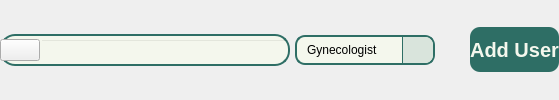
              <widget class="QWidget" name="Buttons" native="true">
               <property name="sizePolicy">
                <sizepolicy hsizetype="Expanding" vsizetype="Preferred">
                 <horstretch>0</horstretch>
                 <verstretch>0</verstretch>
                </sizepolicy>
               </property>
               <property name="minimumSize">
                <size>
                 <width>0</width>
                 <height>0</height>
                </size>
               </property>
               <property name="styleSheet">
                <string notr="true">#SearchBar {
	background-color: #F4F7ED;
	border: 2px solid #2E6E65; 
    border-radius: 15px;
}
#Search{
	background-color: transparent ;
	font: 300 14pt &quot;Lexend Light&quot;;
}
#AddUserButton {
	text-align: center;
}
QComboBox {
    background-color: #F4F7ED;
    border: 2px solid #2E6E65;
    border-radius: 10px;
    padding: 5px 10px;
	font: 300 12pt &quot;Lexend Light&quot;;
}
QComboBox::drop-down {
    subcontrol-origin: padding;
    subcontrol-position: top right;
    width: 30px;
    border-left: 1px solid #2E6E65;
    background-color: #D9E4DC;
    border-top-right-radius: 8px;
    border-bottom-right-radius: 8px;
}
QComboBox::down-arrow {
    image: url(:/lucide/icons/chevron-down.svg);
    width: 20px;
    height: 20px;
}
QComboBox QAbstractItemView {
    background-color: #F4F7ED;
    selection-background-color: #CCE3D0;
    border: 1px solid #2E6E65;
    border-radius: 2px;
    outline: 0;  
	font: 300 12pt &quot;Lexend Light&quot;;
}

</string>
               </property>
               <layout class="QHBoxLayout" name="horizontalLayout">
                <property name="spacing">
                 <number>5</number>
                </property>
                <property name="leftMargin">
                 <number>0</number>
                </property>
                <property name="rightMargin">
                 <number>0</number>
                </property>
                <item>
                 <widget class="QWidget" name="SearchBar" native="true">
                  <property name="sizePolicy">
                   <sizepolicy hsizetype="Expanding" vsizetype="Fixed">
                    <horstretch>0</horstretch>
                    <verstretch>0</verstretch>
                   </sizepolicy>
                  </property>
                  <property name="minimumSize">
                   <size>
                    <width>290</width>
                    <height>0</height>
                   </size>
                  </property>
                  <property name="maximumSize">
                   <size>
                    <width>400</width>
                    <height>16777215</height>
                   </size>
                  </property>
                  <layout class="QHBoxLayout" name="horizontalLayout_2">
                   <property name="spacing">
                    <number>0</number>
                   </property>
                   <property name="leftMargin">
                    <number>0</number>
                   </property>
                   <property name="topMargin">
                    <number>5</number>
                   </property>
                   <property name="rightMargin">
                    <number>0</number>
                   </property>
                   <property name="bottomMargin">
                    <number>5</number>
                   </property>
                   <item>
                    <widget class="QPushButton" name="Icon">
                     <property name="text">
                      <string/>
                     </property>
                     <property name="icon">
                      <iconset resource="../Images/resources.qrc">
                       <normaloff>:/lucide/icons/search.svg</normaloff>:/lucide/icons/search.svg</iconset>
                     </property>
                     <property name="iconSize">
                      <size>
                       <width>30</width>
                       <height>30</height>
                      </size>
                     </property>
                    </widget>
                   </item>
                   <item>
                    <widget class="QLineEdit" name="Search">
                     <property name="sizePolicy">
                      <sizepolicy hsizetype="Expanding" vsizetype="Expanding">
                       <horstretch>0</horstretch>
                       <verstretch>0</verstretch>
                      </sizepolicy>
                     </property>
                    </widget>
                   </item>
                  </layout>
                 </widget>
                </item>
                <item>
                 <widget class="QComboBox" name="Specialty">
                  <property name="sizePolicy">
                   <sizepolicy hsizetype="Preferred" vsizetype="Fixed">
                    <horstretch>0</horstretch>
                    <verstretch>0</verstretch>
                   </sizepolicy>
                  </property>
                  <property name="minimumSize">
                   <size>
                    <width>0</width>
                    <height>0</height>
                   </size>
                  </property>
                  <property name="maximumSize">
                   <size>
                    <width>200</width>
                    <height>16777215</height>
                   </size>
                  </property>
                  <item>
                   <property name="text">
                    <string>Gynecologist</string>
                   </property>
                  </item>
                  <item>
                   <property name="text">
                    <string>Pediatrician</string>
                   </property>
                  </item>
                  <item>
                   <property name="text">
                    <string>Opthalmologist</string>
                   </property>
                  </item>
                 </widget>
                </item>
                <item>
                 <spacer name="horizontalSpacer">
                  <property name="orientation">
                   <enum>Qt::Horizontal</enum>
                  </property>
                  <property name="sizeHint" stdset="0">
                   <size>
                    <width>30</width>
                    <height>20</height>
                   </size>
                  </property>
                 </spacer>
                </item>
                <item>
                 <widget class="QPushButton" name="AddUserButton">
                  <property name="sizePolicy">
                   <sizepolicy hsizetype="Expanding" vsizetype="Preferred">
                    <horstretch>0</horstretch>
                    <verstretch>0</verstretch>
                   </sizepolicy>
                  </property>
                  <property name="minimumSize">
                   <size>
                    <width>0</width>
                    <height>45</height>
                   </size>
                  </property>
                  <property name="maximumSize">
                   <size>
                    <width>200</width>
                    <height>45</height>
                   </size>
                  </property>
                  <property name="styleSheet">
                   <string notr="true">QPushButton {
	font: 900 10pt &quot;Satoshi Black&quot;;
	background-color:  #2E6E65;
	border-radius: 10px;
	font-weight: bold;	
	font-size: 20px;
	color: #F4F7ED;
}</string>
                  </property>
                  <property name="text">
                   <string>Add User</string>
                  </property>
                 </widget>
                </item>
               </layout>
              </widget>
